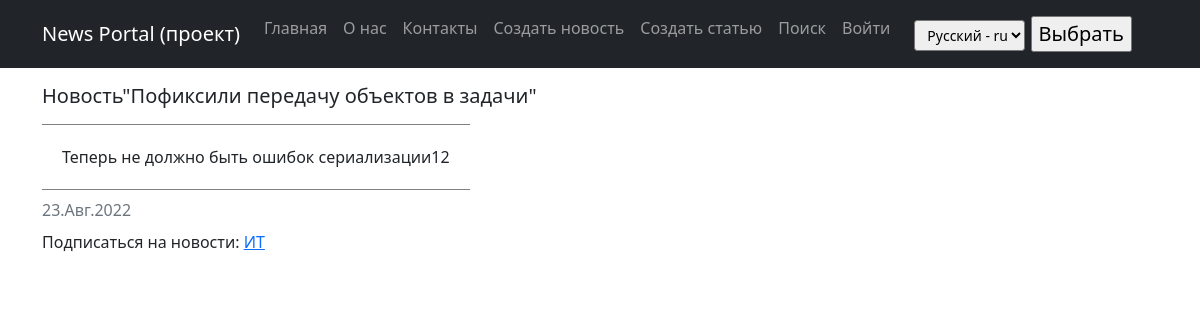
The page /posts/160 on the database its author committed.
### news/models.py (models this page shows, shortened)
class Post(models.Model):
    news = 'NW'
    article = 'AR'
    POST_TYPES =[
        (news, 'Новость'),
        (article, 'Статья'),
    ]
    author_user = models.ForeignKey('Author', on_delete=models.CASCADE, verbose_name=_("Author"))
    post_type = models.CharField(max_length=2,
                                  choices=POST_TYPES,
                                  default=article,
                                  verbose_name=_('Type of post'),
                                 )
    create_date = models.DateTimeField(auto_now_add=True, verbose_name=_('Create date'),)
    category = models.ManyToManyField('Category', through='PostCategory', verbose_name=_('Category'))
    header_post = models.CharField(max_length=128, verbose_name=_('Title'))
    text_post = models.TextField(verbose_name=_('Text'))
    rating_post = models.SmallIntegerField(default=0, verbose_name=_('Rating'))
    is_created = models.BooleanField(default=True, verbose_name=_('Created')) # Редакция для обработки в signals.py - только создали или модифицируем
    def get_cat(self):
        """метод возвращает список категорий, добавлен для отображения категорий в админке"""
        return "\n".join([c.name_category for c in self.category.all()])
    get_cat.short_description = _('Categories')
    class Meta:
        verbose_name = _('Publication')
        verbose_name_plural = _('Publications')

class Category(models.Model):
    name_category = models.CharField(
        max_length=64,
        unique=True,
        verbose_name=_('Category'),
        help_text=_('Name of category - 64 characters'),
    )
    subscribers = models.ManyToManyField(
        User,
        through='CategorySubscriber',
        blank=True,
        verbose_name=_("Subscribers"),
    )
    def get_subscribers(self):
        """Метод возвращает список подписчиков, добавлен для отображения категорий в админке"""
        return " ".join([s.username for s in self.subscribers.all()])
    get_subscribers.short_description = _("Subscribers")
    class Meta:
        verbose_name = _('Category')
        verbose_name_plural = _('Categories')

### news/views.py (the view)
# urls.py: path('<int:pk>', PostDetail.as_view(), name='post_detail'),
class PostDetail(DetailView):
    model = Post
    template_name = 'post.html'
    context_object_name = 'post'
    def get_object(self, *args, **kwargs):
        obj = cache.get(f'post-{self.kwargs["pk"]}', None)
        if not obj:
            obj = super().get_object(queryset=self.queryset)
            cache.set(f'post-{self.kwargs["pk"]}', obj)
        return obj
    def get_context_data(self, **kwargs):
        context = super().get_context_data(**kwargs)
        id_post = self.kwargs.get('pk')
        qs_subscribe = Category.objects.filter(Q(post__pk=id_post) & ~Q(subscribers__username=self.request.user))
        qs_unsubscribe = Category.objects.filter(Q(post__pk=id_post) & Q(subscribers__username=self.request.user))
        context['cat_for_subscribe'] = qs_subscribe.values('id','name_category')
        context['cat_for_unsubscribe'] = qs_unsubscribe.values('id','name_category')
        context['offer_subscribe'] = qs_subscribe.exists()
        context['offer_unsubscribe'] = qs_unsubscribe.exists()
        return context

### news/context_processors.py (called while the page is built)
def extra_context(request):
    user_timezone = pytz.timezone(
        request.session.get('django_timezone') or settings.TIME_ZONE
    )
    current_time = timezone.now().astimezone(user_timezone)
    context = {
        'current_time': current_time,
        'timezones': pytz.common_timezones,
    }
    return context

### news/templatetags/custom_filters.py (called while the page is built)
@register.filter()
def censor(value):
    if not isinstance(value, str):
        raise TypeError(_("Censorship is carried out only for an object of type string (str)")) # Цензура осуществляется только для объекта типа строка (str)
    else:
        list_ = value.split(" ")
        for i in range(len(list_)):
            if list_[i].strip(string.punctuation).lower() in CENSOR_LIST:
                for j in range(1, len(list_[i])):
                    if list_[i][j] not in string.punctuation:
                        list_[i] = f"{list_[i][:j]}*{list_[i][j+1:]}"
        return f'{" ".join(list_)}'

### templates/post.html (shortened to what this page needs)
{% extends 'flatpages/default.html' %}
{% load i18n %}
{% load custom_filters %}
{% block content %}
{% if post.post_type == 'NW' %}
    <p><h5 align="left">{% trans "News: " %}"{{ post.header_post|censor }}"</h5></p>
{% endif %}
<table border="2"  cellpadding="20" frame="hsides">
    <caption>{{ post.create_date|date:'d.M.Y' }} </caption>
    <tr>
        <td align="left">{{ post.text_post|censor }}</td>
    </tr>
</table>
{% if offer_subscribe %}
    <p align="left"> {% trans "Subscribe to the news:" %}
    {% for cat in cat_for_subscribe %}
        <a href="{% url 'add_subscribe' cat.id %}" >{{ cat.name_category }}</a>
    {% endfor %}
    </p>
{% endif %}
{% endblock content %}

### rows shown on the page
Post: header_post|censor "Пофиксили передачу объектов в задачи", create_date "23.Авг.2022", text_post|censor "Теперь не должно быть ошибок сериализации12"
Category: name_category "ИТ"

### other values the page prints
form field language "Русский - ru"
